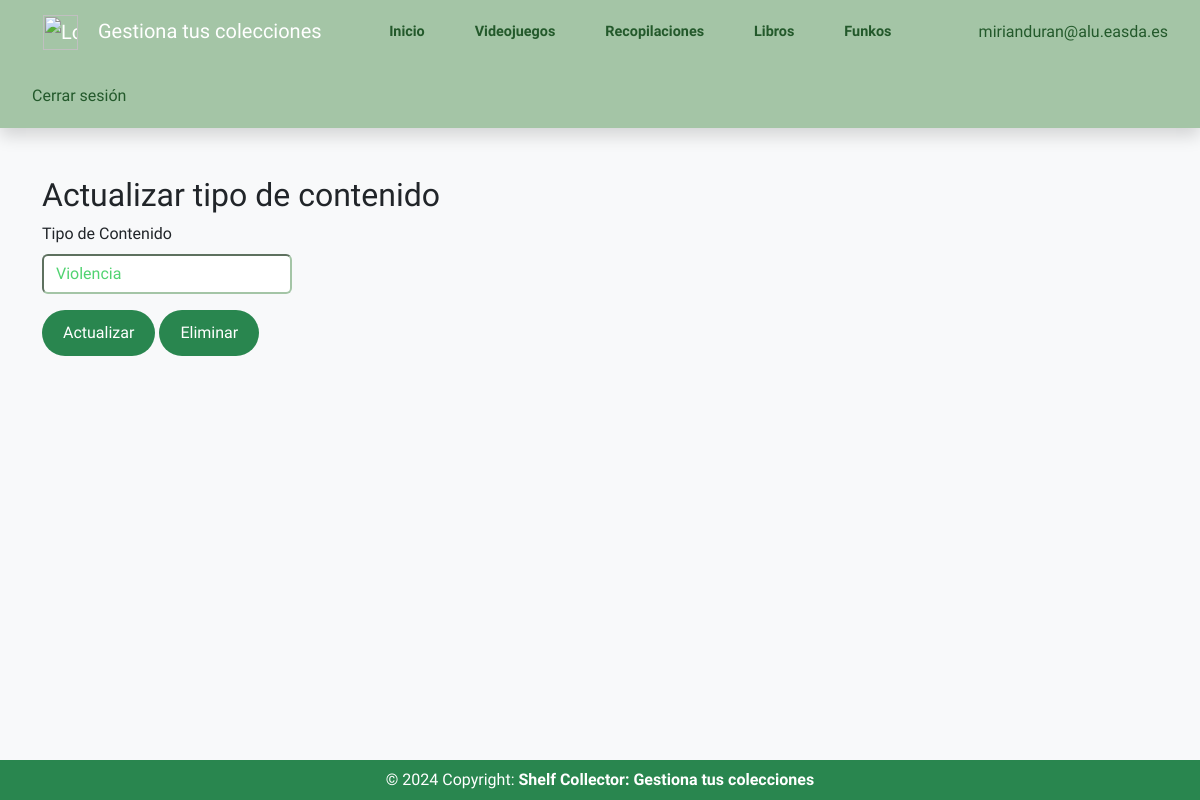
The page /tipo_contenido_update/1/ (signed in) on the database its author committed.
### usuario/models.py (models this page shows, shortened)
class Usuario(AbstractBaseUser):
    email = models.EmailField(
                    verbose_name='Email',
                    unique=True,
                    null=False,
                    blank=False)  # Requerido base de datos y formularios
    nombre = models.CharField(
                    max_length=25,
                    verbose_name='Nombre',
                    null=False,
                    blank=False)
    is_active = models.BooleanField(default=True)
    is_staff = models.BooleanField(default=False)
    is_superuser = models.BooleanField(default=False)
    USERNAME_FIELD = 'email'
    REQUIRED_FIELDS = ['nombre']
    objects = UsuarioPersonalizado()

### gamesapp/models.py (models this page shows, shortened)
class TipoContenido(models.Model):
    nombre = models.CharField(
                            max_length=80,
                            verbose_name='Tipo de Contenido',
                            unique=True,
                            null=False,
                            blank=False)
    class Meta:
        verbose_name = 'Tipo de contenido'
        verbose_name_plural = 'Tipos de contenido'

### gamesapp/views.py (the view, shortened to what this page needs)
# urls.py: path('tipo_contenido_update/<int:pk>/', views.TipoContenidoUpdateView.as_view(), name='tipo_contenido_update'),
class TipoContenidoUpdateView(AreaRestringidaMixin, TipoContenidoMixin, SuccessMessageMixin, UpdateView):
    model = TipoContenido
    success_message = "Tipo de contenido editado exitosamente"

### gamesapp/forms.py
class TipoContenidoForm(forms.ModelForm):
    class Meta:
        model = TipoContenido
        fields = ['nombre']

### common/mixins.py (called while the page is built)
    @method_decorator(login_required)
    def dispatch(self, request, *args, **kwargs):
        if not request.user.is_authenticated:
            return redirect("login")
        return super().dispatch(request, *args, **kwargs)

### templates/gamesapp/tipo_contenido_form.html (shortened to what this page needs)
{% extends 'common/base_gamesapp.html' %}
{% load crispy_forms_tags %}
{% block content %}
<div class="container py-5">
    <h2>{{object|yesno:'Actualizar tipo de contenido,Creación de un nuevo tipo de contenido'}}</h2>
    <form method="post" enctype="multipart/form-data">{% csrf_token %}
        <div class="row">
            <div class="col-12">
                <div class="col-6 mb-3">
                    <label for="{{ form.nombre.id_for_label }}">Tipo de Contenido</label> <br>
                    {{ form.nombre }}
                </div>
            </div>
            <div class="row">
                <div>
                    <input type="submit" class="btn" value="{{object|yesno:'Actualizar,Crear'}}" >
                    {% if object %}
                        <a class="btn" role="button" href="{% url 'tipo_contenido_delete' object.id %}"> Eliminar </a>
                    {% endif %}
                </div>
            </div>
        </div>
    </form>
</div>
{% endblock %}

### templates/common/header_menu.html (shortened to what this page needs)
{% load static %}
<header class="menu navbar navbar-expand-xl  d-none d-xl-flex navbar-dark sticky-top flex-md-nowrap p-0 shadow">
  <div class="container-fluid">
    <a class="navbar-brand col-md-3 col-lg-3 px-3 ml-5" href="{% url 'panel' %}">
      <img src="{% static 'joystick_game.webp' %}" alt="Logo Shelf Collector" class="d-inline-block align-text-center logo">
      Gestiona tus colecciones
    </a>
    <div class="navbar-collapse collapse justify-content-center" id="navbarNav">
      <ul class="navbar-nav">
        <li class="nav-item">
          <a class="nav-link{% if request.path == '/panel/' %} active{% endif %}" aria-current="page" href="{% url 'panel' %}">Inicio</a>
        </li>
        <li class="nav-item">
          <a class="nav-link{% if request.path == '/videojuegos/' %} active{% endif %}" href="{% url 'videojuegos' %}">Videojuegos</a>
        </li>
        <li class="nav-item">
          <a class="nav-link{% if request.path == '/recopilaciones/' %} active{% endif %}" href="{% url 'recopilaciones' %}">Recopilaciones</a>
        </li>
        <li class="nav-item">
          <a class="nav-link{% if request.path == '/libro/' %} active{% endif %}" href="{% url 'libro' %}">Libros</a>
        </li>
        <li class="nav-item">
          <a class="nav-link{% if request.path == '/funko/' %} active{% endif %}" href="{% url 'funko' %}">Funkos</a>
        </li>
      </ul>
    </div>
    <div class="nav-item text-nowrap">
      {% if user.is_authenticated %}
      <li class="nav-item" style="list-style-type: none;">
        <a class="nav-link" href="{% url 'usuario_registrado_update' pk=user.id %}">{{ user.get_username }}</a>
      </li>
      {% endif %}
    </div>
    <div class="nav-item text-nowrap">
      {% if user.is_authenticated %}
      <a class="nav-link" href="/accounts/logout">Cerrar sesión</a>
      {% else %}
      <a class="nav-link" href="/accounts/login">Iniciar sesión</a>
      {% endif %}
    </div>
  </div>
</header>

### common/static/css/stylesheet.css (style rules this page uses)
* { font-family: 'Arimo', sans-serif; }
header { background-color: #29864F; z-index: 3; }
header.menu { background-color: #A4C5A6; }
header.menu a.nav-link { padding: 20px; color: #23592B; }
@media (max-width: 1300px) { .navbar-expand-xl .navbar-nav .nav-link { padding-left: 25px; padding-right: 25px; } }
.logo { width: 35px; height: auto; margin: 0 15px; }
@media (min-width: 768px) and (max-width: 1200px) { .flex-md-nowrap { flex-wrap: wrap!important; } }
.btn { background-color: #29864F; color: #FFFFFF; padding: 10px 20px; border-radius: 50px; }
div#navbarNav.collapse.navbar-collapse { font-weight: bold; font-size: 0.9em; }
input { color: #51d371; border-color: #A4C5A6; padding: 6px 12px; border-radius: 0.375rem; }
input::placeholder { border-color: #29864F; }
input#id_anio, input#id_nombre, input#id_precio, input#id_img { width: 250px }
label { margin-bottom: 8px; }
a:link, a:visited, a:active { text-decoration:none; }

### rows shown on the page
Usuario: get_username "mirianduran@alu.easda.es"
TipoContenido: nombre "Violencia"
